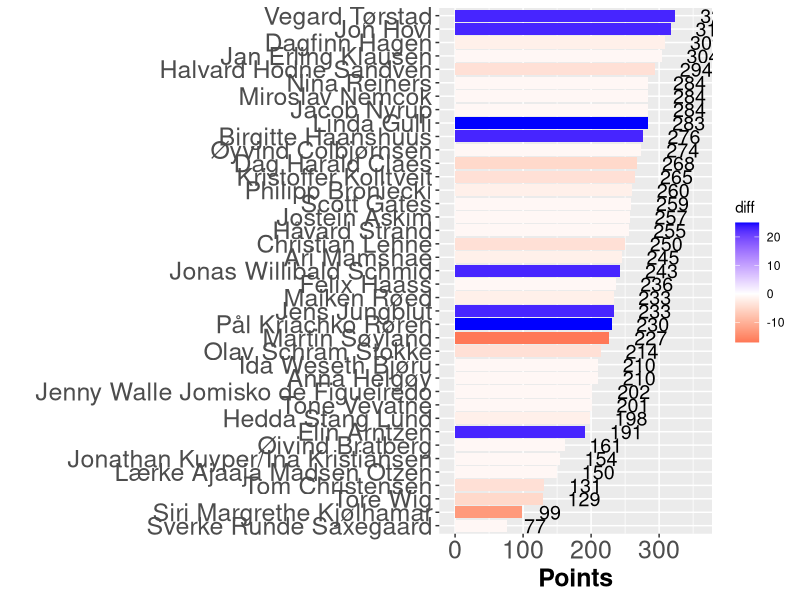

Here is the R script that generated this plot:
## ---- chunk 1

library(tidyverse)
library(igraph)
library(readxl)
library(knitr)

knitr::opts_chunk$set(out.width = "100%")

## ---- chunk 2
#| warning: false

invisible(capture.output(Sys.setlocale()))
nettverk <- readr::read_delim("res17.csv", delim=";", col_names = FALSE, locale = locale(encoding = "UTF-8"))
leaderboard <- tibble::as_tibble(nettverk)

leaderboard <- leaderboard %>% arrange_at(ncol(.), desc)

hbar<-leaderboard 
hbar$diff <- hbar$X18-hbar$X17

ggplot(hbar, aes(x=reorder(X1, X18), y=X18, fill = diff )) + 
    geom_bar(stat = 'identity') + 
    scale_y_continuous(limits = c(-5, 360)) +
    coord_flip() + 
    scale_fill_gradient2(low = "red", high="blue") +
    geom_text(aes(label = X18), hjust=-0.75, size = 5 ) + 
    ylab("Points") +
    xlab(" ") +
    theme(axis.text=element_text(size=18), axis.title=element_text(size=18,face="bold"))
## ---- chunk 3

